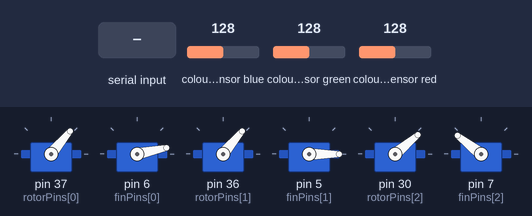
Bench run of a sketch on a simulated Arduino Mega 2560, built with avr-gcc and run on an emulated ATmega2560. On the bench: 6 × servo. Wiring (inferred from the names in the program): 3 × TCS3200 colour sensor: output pin 31, S2 pin 27, S3 pin 29, S0 pin 23, S1 pin 25 / output pin 44, S2 pin 48, S3 pin 46, S0 pin 52, S1 pin 50 / output pin 45, S2 pin 49, S3 pin 47, S0 pin 53, S1 pin 51. Inputs (shaded band) come from the test bench; at power-on: colour sensor blue 128, colour sensor green 128, colour sensor red 128. What the sketch prints to the serial monitor is not drawn.

Above: at 1.2 s.
1.3 s: "T" received over Serial
At 2.59 s:
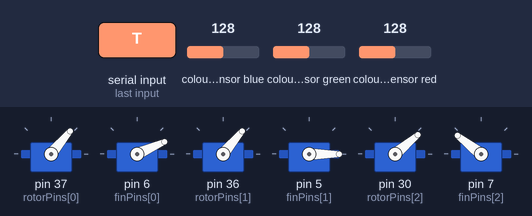
At 10.5 s:
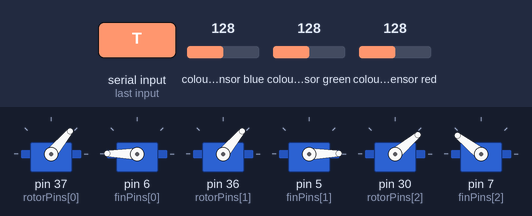
Timing chart, 0 to 16.3 s (numbered marks = the images above; inputs shaded):
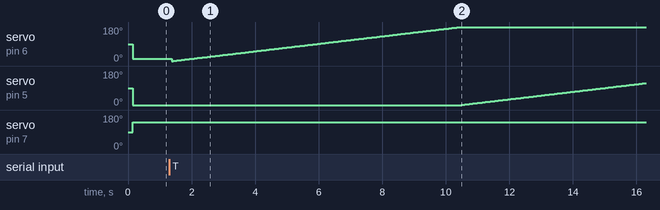

The sketch:

rsgs.ino
```cpp
#include <Servo.h>

// colour sensor
int S0[3] = {53, 52, 23};
int S1[3] = {51, 50, 25};
int S2[3] = {49, 48, 27};
int S3[3] = {47, 46, 29};
int Sout[3] = {45, 44, 31};

int rotorPins[3] = {37, 36, 30};
int finPins[3] = {6, 5, 7};

Servo r[3];
Servo f[3];

int red[3] = {};
int green[3] = {};
int blue[3] = {};
int angles[3] = {};

int corrections[3] = {};

//String line;

void setup() {

  for (int i = 0; i < 3; i++) {
    // colour sensor pins
    pinMode(S0[i], OUTPUT);
    pinMode(S1[i], OUTPUT);
    pinMode(S2[i], OUTPUT);
    pinMode(S3[i], OUTPUT);
    // PWM colour sensor pins
    pinMode(Sout[i], INPUT);

    // rotor servo motors
    r[i].attach(rotorPins[i]);

    // fin servo motor (PWM)
    f[i].attach(finPins[i]);

    // set frequency scaling to 20% for Arduino
    digitalWrite(S0[i], HIGH);
    digitalWrite(S1[i], LOW);
  }

  Serial.begin(9600);

}

void loop() {
  r[0].write(50);
  r[1].write(50);
  r[2].write(40);
  // get inputs of colours
  setColour('r');
  delay(50);
  setColour('g');
  delay(50);
  setColour('b');
  delay(50);

  // generate angles
  generateAngles();
  correct();
  writeOut();

  // get inputs
  char c = 'a';
  while (Serial.available() > 0) {
    c = Serial.read();
    if (c == 'T') testFins();
  }
  //    if (Serial.available()>0){
  //        c = Serial.read();
  //    }
  //    if (c == 'Y') {
  //        testFins();
  //    }

}

void setColour(char colour) {
  int s2 = 0, s3 = 0;

  if (colour == 'b') {
    s3 = 1;
  }
  else if (colour == 'g') {
    s2 = 1;
  }

  for (int i = 0; i < 3; i++) {
    digitalWrite(S2[i], s2);
    digitalWrite(S3[i], s3);
    if (colour == 'r') {
      red[i] = pulseIn(Sout[i], 0);
    }
    else if (colour == 'g') {
      green[i] = pulseIn(Sout[i], 0);
    }
    else {
      blue[i] = pulseIn(Sout[i], 0);
    }
  }
}

// generates proper angles, creates proper corrections
void generateAngles() {

  // if == 1
  // this correction
  int eps = 3;

  //  for (int i = 0; i < 3; i++) {
  //
  //  }

  if (abs(0.461 * red[0] + 16.27 - blue[0]) < eps && abs(0.769 * red[0] + 16.0519 - green[0]) < eps) {
    angles[0] = (int) (4.453 * red[0] - 189.897 + 0.5 + 180);
  }
  else {
    angles[0] = (int) (2.177 * green[0] - 114.083 + 0.5);
  }
  if (abs(0.449 * red[0] + 16.158 - blue[1]) < eps && abs(0.659 * red[1] + 16.0519 - green[1]) < eps) {
    angles[1] = (int) (4.196 * red[1] - 145.604 +  0.5 + 180);
  }
  else {
    angles[1] = (int) (2.467 * green[1] - 131.688 + 0.5);
  }
  if (abs(1.32 * red[0] + 10.688 - blue[2]) < eps && abs(0.750 * red[2] + 20.588 - green[2]) < eps) {
    angles[2] = (int) (3.101 * red[0] - 117.669 + 0.5);
  }
  else {
    angles[2] = (int) (3.68 * green[2] - 187 + 180 + 0.5);
  }

  for (int i = 0; i < 3; i++) {
    angles[i] %= 360;
    if (angles[i] <= 90) corrections[i] = angles[i] + 90;
    else if (angles[i] <= 180) corrections[i] = angles[i] - 90;
    else if (angles[i] <= 270) corrections[i] = angles[i] - 90;
    else if (angles[i] <= 360) corrections[i] = angles[i] - 270;
  }
}

// write output to Serial
void writeOut() {
  // 1 2 3     5 6 7      9 10 11
  // J0,R001,G023,B321,J1,R001,G023,B321,J2,R001,G023,B321,e
  for (int i = 0; i < 3; i++) {

    Serial.print("J");
    Serial.print(i);
    // red
    if (red [i] < 10) {
      Serial.print(",R00");
    }
    else if (red [i] < 100) {
      Serial.print(",R0");
    }
    else {
      Serial.print(",R");
    }
    Serial.print(red[i]);

    //green
    if (green[i] < 10) {
      Serial.print(",G00");
    }
    else if (green[i] < 100) {
      Serial.print(",G0");
    }
    else {
      Serial.print(",G");
    }
    Serial.print(green[i]);

    // blue
    if (blue[i] < 10) {
      Serial.print(",B00");
    }
    else if (blue[i] < 100) {
      Serial.print(",B0");
    }
    else {
      Serial.print(",B");
    }
    Serial.print(green[i]);
    Serial.print(",");
  }

  Serial.print("e");
  Serial.println();
  //    Serial.println("G1,R" + red[0]+);
}

// apply corrections to the fins
void correct() {
  for (int i = 0; i < 3; i++) {
    f[i].write(corrections[i]);
  }
}

void testFins() {
  // go in one direction
  for (int i = 0; i < 3; i++) {

    for (int j = 0; j < 180; j++) {
      f[i].write(j);
      Serial.print("FinT,");
      Serial.print(i);

      if (j < 10) {
        Serial.print(",00");
      }
      else if (j < 100) {
        Serial.print(",0");
      }
      else {
        Serial.print(",");
      }
      Serial.print(j);
      Serial.print(",");
      delay(50);
    }
  }
  Serial.print("f");
  Serial.println();

  // go in other direction
  for (int i = 0; i < 3; i++) {
    for (int j = 180; j >= 0; j--) {
      f[i].write(j);
      Serial.print("FinT,");
      Serial.print(i);

      if (j < 10) {
        Serial.print(",00");
      }
      else if (j < 100) {
        Serial.print(",0");
      }
      else {
        Serial.print(",");
      }
      Serial.print(j);
      Serial.print(",");
      delay(50);
    }
  }
  Serial.print("f");
  Serial.println();

}
```

Measured:
- after the input at 1.3 s, servo on pin 5 (finPins[1]): moves from 0° to 116° over 5.8 s, starting after 9.2 s
